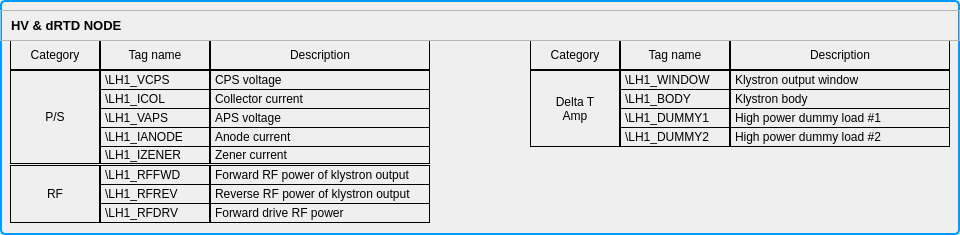
  <widget class="QGroupBox" name="groupBox" >
   <property name="geometry" >
    <rect>
     <x>60</x>
     <y>6</y>
     <width>960</width>
     <height>235</height>
    </rect>
   </property>
   <property name="styleSheet" >
    <string>QGroupBox {
 background-color: qlineargradient(x1: 0, y1: 0, x2: 0, y2: 1,
                                   stop: 0 #E0E0E0, stop: 1 #FFFFFF);
 border: 2px solid rgb(0, 153, 255);
 border-radius: 5px;
 margin-top: 1ex; 
}</string>
   </property>
   <property name="title" >
    <string/>
   </property>
   <widget class="QLabel" name="label_107" >
    <property name="geometry" >
     <rect>
      <x>210</x>
      <y>70</y>
      <width>220</width>
      <height>20</height>
     </rect>
    </property>
    <property name="font" >
     <font/>
    </property>
    <property name="styleSheet" >
     <string>border:1px solid;</string>
    </property>
    <property name="text" >
     <string>CPS voltage</string>
    </property>
    <property name="indent" >
     <number>4</number>
    </property>
   </widget>
   <widget class="QLabel" name="label_105" >
    <property name="geometry" >
     <rect>
      <x>100</x>
      <y>165</y>
      <width>110</width>
      <height>20</height>
     </rect>
    </property>
    <property name="font" >
     <font/>
    </property>
    <property name="styleSheet" >
     <string>border:1px solid;</string>
    </property>
    <property name="text" >
     <string>\LH1_RFFWD</string>
    </property>
    <property name="indent" >
     <number>4</number>
    </property>
   </widget>
   <widget class="QLabel" name="label_100" >
    <property name="geometry" >
     <rect>
      <x>620</x>
      <y>89</y>
      <width>110</width>
      <height>20</height>
     </rect>
    </property>
    <property name="font" >
     <font/>
    </property>
    <property name="styleSheet" >
     <string>border:1px solid;</string>
    </property>
    <property name="text" >
     <string>\LH1_BODY</string>
    </property>
    <property name="indent" >
     <number>4</number>
    </property>
   </widget>
   <widget class="QLabel" name="label_106" >
    <property name="geometry" >
     <rect>
      <x>620</x>
      <y>108</y>
      <width>110</width>
      <height>20</height>
     </rect>
    </property>
    <property name="font" >
     <font/>
    </property>
    <property name="styleSheet" >
     <string>border:1px solid;</string>
    </property>
    <property name="text" >
     <string>\LH1_DUMMY1</string>
    </property>
    <property name="indent" >
     <number>4</number>
    </property>
   </widget>
   <widget class="QLabel" name="label_120" >
    <property name="geometry" >
     <rect>
      <x>730</x>
      <y>70</y>
      <width>220</width>
      <height>20</height>
     </rect>
    </property>
    <property name="font" >
     <font/>
    </property>
    <property name="styleSheet" >
     <string>border:1px solid;</string>
    </property>
    <property name="text" >
     <string>Klystron output window</string>
    </property>
    <property name="indent" >
     <number>4</number>
    </property>
   </widget>
   <widget class="QLabel" name="label_116" >
    <property name="geometry" >
     <rect>
      <x>100</x>
      <y>127</y>
      <width>110</width>
      <height>20</height>
     </rect>
    </property>
    <property name="font" >
     <font/>
    </property>
    <property name="styleSheet" >
     <string>border:1px solid;</string>
    </property>
    <property name="text" >
     <string>\LH1_IANODE</string>
    </property>
    <property name="indent" >
     <number>4</number>
    </property>
   </widget>
   <widget class="QLabel" name="label_122" >
    <property name="geometry" >
     <rect>
      <x>730</x>
      <y>108</y>
      <width>220</width>
      <height>20</height>
     </rect>
    </property>
    <property name="font" >
     <font/>
    </property>
    <property name="styleSheet" >
     <string>border:1px solid;</string>
    </property>
    <property name="text" >
     <string>High power dummy load #1</string>
    </property>
    <property name="indent" >
     <number>4</number>
    </property>
   </widget>
   <widget class="QLabel" name="label_119" >
    <property name="geometry" >
     <rect>
      <x>210</x>
      <y>146</y>
      <width>220</width>
      <height>18</height>
     </rect>
    </property>
    <property name="font" >
     <font/>
    </property>
    <property name="styleSheet" >
     <string>border:1px solid;</string>
    </property>
    <property name="text" >
     <string>Zener current</string>
    </property>
    <property name="indent" >
     <number>4</number>
    </property>
   </widget>
   <widget class="QLabel" name="label_114" >
    <property name="geometry" >
     <rect>
      <x>100</x>
      <y>108</y>
      <width>110</width>
      <height>20</height>
     </rect>
    </property>
    <property name="font" >
     <font/>
    </property>
    <property name="styleSheet" >
     <string>border:1px solid;</string>
    </property>
    <property name="text" >
     <string>\LH1_VAPS</string>
    </property>
    <property name="indent" >
     <number>4</number>
    </property>
   </widget>
   <widget class="QLabel" name="label_104" >
    <property name="geometry" >
     <rect>
      <x>100</x>
      <y>146</y>
      <width>110</width>
      <height>18</height>
     </rect>
    </property>
    <property name="font" >
     <font/>
    </property>
    <property name="styleSheet" >
     <string>border:1px solid;</string>
    </property>
    <property name="text" >
     <string>\LH1_IZENER</string>
    </property>
    <property name="indent" >
     <number>4</number>
    </property>
   </widget>
   <widget class="QLabel" name="label_118" >
    <property name="geometry" >
     <rect>
      <x>100</x>
      <y>184</y>
      <width>110</width>
      <height>20</height>
     </rect>
    </property>
    <property name="font" >
     <font/>
    </property>
    <property name="styleSheet" >
     <string>border:1px solid;</string>
    </property>
    <property name="text" >
     <string>\LH1_RFREV</string>
    </property>
    <property name="indent" >
     <number>4</number>
    </property>
   </widget>
   <widget class="QLabel" name="label_131" >
    <property name="geometry" >
     <rect>
      <x>10</x>
      <y>165</y>
      <width>90</width>
      <height>58</height>
     </rect>
    </property>
    <property name="font" >
     <font/>
    </property>
    <property name="styleSheet" >
     <string>border:1px solid;</string>
    </property>
    <property name="text" >
     <string>RF</string>
    </property>
    <property name="alignment" >
     <set>Qt::AlignCenter</set>
    </property>
   </widget>
   <widget class="QLabel" name="label_126" >
    <property name="geometry" >
     <rect>
      <x>730</x>
      <y>40</y>
      <width>220</width>
      <height>30</height>
     </rect>
    </property>
    <property name="styleSheet" >
     <string>border:1px solid;</string>
    </property>
    <property name="frameShape" >
     <enum>QFrame::StyledPanel</enum>
    </property>
    <property name="text" >
     <string>Description</string>
    </property>
    <property name="alignment" >
     <set>Qt::AlignCenter</set>
    </property>
   </widget>
   <widget class="QLabel" name="label_125" >
    <property name="geometry" >
     <rect>
      <x>210</x>
      <y>40</y>
      <width>220</width>
      <height>30</height>
     </rect>
    </property>
    <property name="styleSheet" >
     <string>border:1px solid;</string>
    </property>
    <property name="frameShape" >
     <enum>QFrame::StyledPanel</enum>
    </property>
    <property name="text" >
     <string>Description</string>
    </property>
    <property name="alignment" >
     <set>Qt::AlignCenter</set>
    </property>
   </widget>
   <widget class="QLabel" name="label_103" >
    <property name="geometry" >
     <rect>
      <x>620</x>
      <y>127</y>
      <width>110</width>
      <height>20</height>
     </rect>
    </property>
    <property name="font" >
     <font/>
    </property>
    <property name="styleSheet" >
     <string>border:1px solid;</string>
    </property>
    <property name="text" >
     <string>\LH1_DUMMY2</string>
    </property>
    <property name="indent" >
     <number>4</number>
    </property>
   </widget>
   <widget class="QLabel" name="label_115" >
    <property name="geometry" >
     <rect>
      <x>210</x>
      <y>165</y>
      <width>220</width>
      <height>20</height>
     </rect>
    </property>
    <property name="font" >
     <font/>
    </property>
    <property name="styleSheet" >
     <string>border:1px solid;</string>
    </property>
    <property name="text" >
     <string>Forward RF power of klystron output</string>
    </property>
    <property name="indent" >
     <number>4</number>
    </property>
   </widget>
   <widget class="QLabel" name="label_117" >
    <property name="geometry" >
     <rect>
      <x>620</x>
      <y>70</y>
      <width>110</width>
      <height>20</height>
     </rect>
    </property>
    <property name="font" >
     <font/>
    </property>
    <property name="styleSheet" >
     <string>border:1px solid;</string>
    </property>
    <property name="text" >
     <string>\LH1_WINDOW</string>
    </property>
    <property name="indent" >
     <number>4</number>
    </property>
   </widget>
   <widget class="QLabel" name="label_99" >
    <property name="geometry" >
     <rect>
      <x>100</x>
      <y>203</y>
      <width>110</width>
      <height>20</height>
     </rect>
    </property>
    <property name="font" >
     <font/>
    </property>
    <property name="styleSheet" >
     <string>border:1px solid;</string>
    </property>
    <property name="text" >
     <string>\LH1_RFDRV</string>
    </property>
    <property name="indent" >
     <number>4</number>
    </property>
   </widget>
   <widget class="QLabel" name="label_129" >
    <property name="geometry" >
     <rect>
      <x>10</x>
      <y>40</y>
      <width>90</width>
      <height>30</height>
     </rect>
    </property>
    <property name="styleSheet" >
     <string>border:1px solid;</string>
    </property>
    <property name="frameShape" >
     <enum>QFrame::StyledPanel</enum>
    </property>
    <property name="text" >
     <string>Category</string>
    </property>
    <property name="alignment" >
     <set>Qt::AlignCenter</set>
    </property>
   </widget>
   <widget class="QLabel" name="label_127" >
    <property name="geometry" >
     <rect>
      <x>620</x>
      <y>40</y>
      <width>110</width>
      <height>30</height>
     </rect>
    </property>
    <property name="styleSheet" >
     <string>border:1px solid;</string>
    </property>
    <property name="frameShape" >
     <enum>QFrame::StyledPanel</enum>
    </property>
    <property name="text" >
     <string>Tag name</string>
    </property>
    <property name="alignment" >
     <set>Qt::AlignCenter</set>
    </property>
   </widget>
   <widget class="QLabel" name="label_108" >
    <property name="geometry" >
     <rect>
      <x>210</x>
      <y>127</y>
      <width>220</width>
      <height>20</height>
     </rect>
    </property>
    <property name="font" >
     <font/>
    </property>
    <property name="styleSheet" >
     <string>border:1px solid;</string>
    </property>
    <property name="text" >
     <string>Anode current</string>
    </property>
    <property name="indent" >
     <number>4</number>
    </property>
   </widget>
   <widget class="QLabel" name="label_121" >
    <property name="geometry" >
     <rect>
      <x>100</x>
      <y>70</y>
      <width>110</width>
      <height>20</height>
     </rect>
    </property>
    <property name="font" >
     <font/>
    </property>
    <property name="styleSheet" >
     <string>border:1px solid;</string>
    </property>
    <property name="text" >
     <string>\LH1_VCPS</string>
    </property>
    <property name="indent" >
     <number>4</number>
    </property>
   </widget>
   <widget class="QLabel" name="label_112" >
    <property name="geometry" >
     <rect>
      <x>210</x>
      <y>108</y>
      <width>220</width>
      <height>20</height>
     </rect>
    </property>
    <property name="font" >
     <font/>
    </property>
    <property name="styleSheet" >
     <string>border:1px solid;</string>
    </property>
    <property name="text" >
     <string>APS voltage</string>
    </property>
    <property name="indent" >
     <number>4</number>
    </property>
   </widget>
   <widget class="QLabel" name="label_133" >
    <property name="geometry" >
     <rect>
      <x>530</x>
      <y>70</y>
      <width>90</width>
      <height>77</height>
     </rect>
    </property>
    <property name="font" >
     <font/>
    </property>
    <property name="styleSheet" >
     <string>border:1px solid;</string>
    </property>
    <property name="text" >
     <string>Delta T
Amp</string>
    </property>
    <property name="alignment" >
     <set>Qt::AlignCenter</set>
    </property>
   </widget>
   <widget class="QLabel" name="label_130" >
    <property name="geometry" >
     <rect>
      <x>10</x>
      <y>70</y>
      <width>90</width>
      <height>94</height>
     </rect>
    </property>
    <property name="font" >
     <font/>
    </property>
    <property name="styleSheet" >
     <string>border:1px solid;</string>
    </property>
    <property name="text" >
     <string>P/S</string>
    </property>
    <property name="alignment" >
     <set>Qt::AlignCenter</set>
    </property>
   </widget>
   <widget class="QLabel" name="label_132" >
    <property name="geometry" >
     <rect>
      <x>530</x>
      <y>40</y>
      <width>90</width>
      <height>30</height>
     </rect>
    </property>
    <property name="styleSheet" >
     <string>border:1px solid;</string>
    </property>
    <property name="frameShape" >
     <enum>QFrame::StyledPanel</enum>
    </property>
    <property name="text" >
     <string>Category</string>
    </property>
    <property name="alignment" >
     <set>Qt::AlignCenter</set>
    </property>
   </widget>
   <widget class="QLabel" name="label_101" >
    <property name="geometry" >
     <rect>
      <x>730</x>
      <y>127</y>
      <width>220</width>
      <height>20</height>
     </rect>
    </property>
    <property name="font" >
     <font/>
    </property>
    <property name="styleSheet" >
     <string>border:1px solid;</string>
    </property>
    <property name="text" >
     <string>High power dummy load #2</string>
    </property>
    <property name="indent" >
     <number>4</number>
    </property>
   </widget>
   <widget class="QLabel" name="label_113" >
    <property name="geometry" >
     <rect>
      <x>210</x>
      <y>203</y>
      <width>220</width>
      <height>20</height>
     </rect>
    </property>
    <property name="font" >
     <font/>
    </property>
    <property name="styleSheet" >
     <string>border:1px solid;</string>
    </property>
    <property name="text" >
     <string>Forward drive RF power</string>
    </property>
    <property name="indent" >
     <number>4</number>
    </property>
   </widget>
   <widget class="QLabel" name="label_109" >
    <property name="geometry" >
     <rect>
      <x>210</x>
      <y>184</y>
      <width>220</width>
      <height>20</height>
     </rect>
    </property>
    <property name="font" >
     <font/>
    </property>
    <property name="styleSheet" >
     <string>border:1px solid;</string>
    </property>
    <property name="text" >
     <string>Reverse RF power of klystron output</string>
    </property>
    <property name="indent" >
     <number>4</number>
    </property>
   </widget>
   <widget class="QLabel" name="label_128" >
    <property name="geometry" >
     <rect>
      <x>100</x>
      <y>40</y>
      <width>110</width>
      <height>30</height>
     </rect>
    </property>
    <property name="styleSheet" >
     <string>border:1px solid;</string>
    </property>
    <property name="frameShape" >
     <enum>QFrame::StyledPanel</enum>
    </property>
    <property name="text" >
     <string>Tag name</string>
    </property>
    <property name="alignment" >
     <set>Qt::AlignCenter</set>
    </property>
   </widget>
   <widget class="QLabel" name="label_102" >
    <property name="geometry" >
     <rect>
      <x>730</x>
      <y>89</y>
      <width>220</width>
      <height>20</height>
     </rect>
    </property>
    <property name="font" >
     <font/>
    </property>
    <property name="styleSheet" >
     <string>border:1px solid;</string>
    </property>
    <property name="text" >
     <string>Klystron body</string>
    </property>
    <property name="indent" >
     <number>4</number>
    </property>
   </widget>
   <widget class="QLabel" name="label_110" >
    <property name="geometry" >
     <rect>
      <x>210</x>
      <y>89</y>
      <width>220</width>
      <height>20</height>
     </rect>
    </property>
    <property name="font" >
     <font/>
    </property>
    <property name="styleSheet" >
     <string>border:1px solid;</string>
    </property>
    <property name="text" >
     <string>Collector current</string>
    </property>
    <property name="indent" >
     <number>4</number>
    </property>
   </widget>
   <widget class="QLabel" name="label_111" >
    <property name="geometry" >
     <rect>
      <x>100</x>
      <y>89</y>
      <width>110</width>
      <height>20</height>
     </rect>
    </property>
    <property name="font" >
     <font/>
    </property>
    <property name="styleSheet" >
     <string>border:1px solid;</string>
    </property>
    <property name="text" >
     <string>\LH1_ICOL</string>
    </property>
    <property name="indent" >
     <number>4</number>
    </property>
   </widget>
   <widget class="QLabel" name="label_139" >
    <property name="geometry" >
     <rect>
      <x>0</x>
      <y>10</y>
      <width>960</width>
      <height>31</height>
     </rect>
    </property>
    <property name="font" >
     <font>
      <pointsize>-1</pointsize>
      <weight>75</weight>
      <bold>true</bold>
     </font>
    </property>
    <property name="styleSheet" >
     <string>font-size:13px;font-weight:bold;</string>
    </property>
    <property name="frameShape" >
     <enum>QFrame::StyledPanel</enum>
    </property>
    <property name="text" >
     <string>HV &amp; dRTD NODE</string>
    </property>
    <property name="alignment" >
     <set>Qt::AlignLeading|Qt::AlignLeft|Qt::AlignVCenter</set>
    </property>
    <property name="indent" >
     <number>10</number>
    </property>
   </widget>
  </widget>
